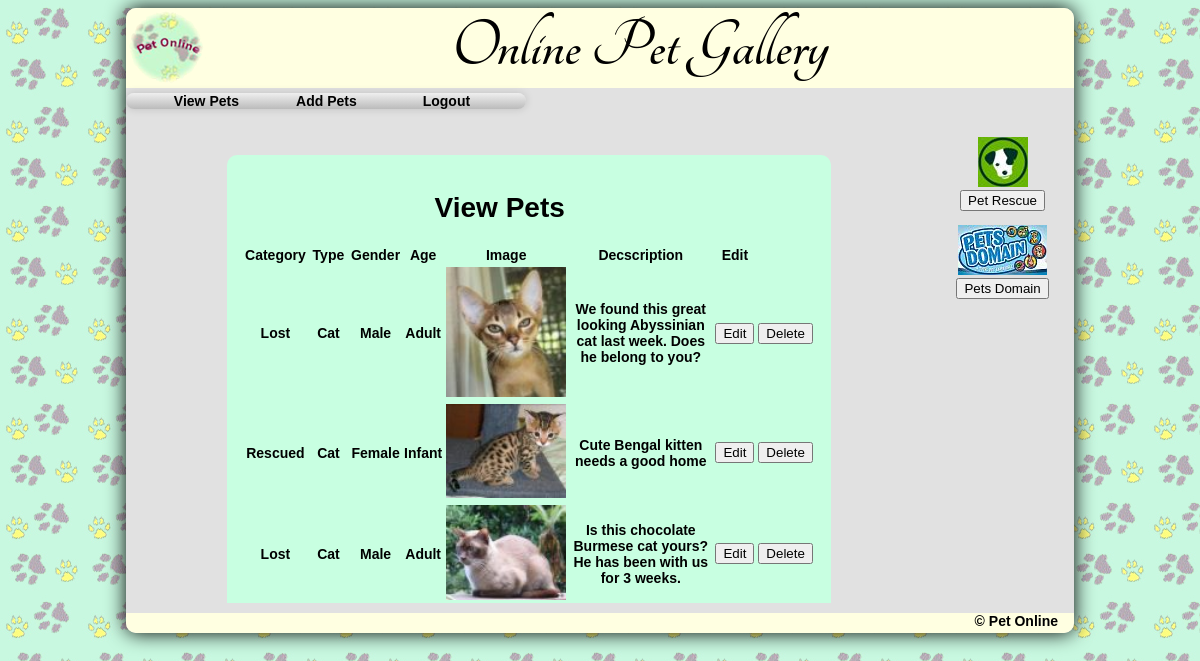
The page /searchstuff/OPG/viewpets.php (signed in) on the database its author committed.
### tables this page shows
CREATE TABLE `pets` (
  `PetID` int(11) NOT NULL,
  `Category` varchar(10) NOT NULL,
  `PetType` varchar(10) NOT NULL,
  `Gender` varchar(10) NOT NULL,
  `AgeGroup` varchar(10) NOT NULL,
  `ImageName` varchar(100) NOT NULL,
  `Description` text NOT NULL
);

### searchstuff/OPG/sqlscripts/db.php (called while the page is built, shortened)
<?php
class opgDBscripts extends mysqli {
	private static $instance = null;
	public static function getInstance() {
	if (!self::$instance instanceof self) {
		self::$instance = new self;
		}
		return self::$instance;
	}
	public function viewPet() {
		return $this->query("SELECT * FROM pets");
	}
}
?>

### searchstuff/OPG/viewpets.php (the view, shortened to what this page needs)
<?php
    require_once("sqlscripts/db.php");
    if (array_key_exists("user", $_SESSION)) {
            $result = opgDBscripts::getInstance()->viewPet();
    }
    else {
        header('Location: index.php');
        exit;
    }
?>
<!doctype html>
<html>
<head>
	<link href="css/opg.css" type="text/css" rel="stylesheet" />
</head>
<body>
<div id="main">
	<div id="header">
        <img id="logo" src="images/PetOnlineLogo.png" alt="Pet Online logo" />
        <span>Online Pet Gallery</span>
    </div>
    <nav>
    	<ul>
        	<li><a href="viewpets.php" title="View Pets">View Pets</a></li>
        	<li><a href="addpets.php" title="Add Pets">Add Pets</a></li>
        	<li><a href="logout.php" title="Pet Finder">Logout</a></li>
    	</ul>
    </nav>
    <div id="content">
        <div id="leftside"><br><br>
        	<table align="center" width="75%">
            <tr>
            	<td align="center" colspan="7"><h1>View Pets</h1></td>
            </tr>
            <tr><th>Category</th><th>Type</th><th>Gender</th><th>Age</th>
                <th>Image</th><th>Decscription</th><th>Edit</th></tr>
            <?php while ($row = $result->fetch_row()) { ?>
                <tr>
                	<td><?php echo $row[1]; ?></td>
                    <td><?php echo $row[2]; ?></td>
                    <td><?php echo $row[3]; ?></td>
                    <td><?php echo $row[4]; ?></td>
                    <td><img id="petimage" src="pets/<?php echo $row[5]; ?>" alt="Pet Image" width="120" /></td>
                    <td><?php echo $row[6]; ?></td>
                    <td><form action="editpet.php" method="POST">
                    <input name="Edit" type="submit" value="Edit" />
                    </form></td>
                    <td><form action="delpet.php" method="POST">
                    <input name="Delete" type="submit" value="Delete" onclick="return confirm('Press OK to continue with DELETE!')"/>
                    </form></td>
                </tr>
            <?php  }  ?>
        </table>
        </div>
        <div id="rightside">
        	<p><form target="_blank" action="https://www.petrescue.com.au/">
                <img src="images/petrescue.jpg" alt="Pet Rescue" /><br>
                <input type="submit" value="Pet Rescue">
            </form></p>
            <p><form target="_blank" action="http://www.petsdomain.com.au/">
                <img src="images/PetsDomain.jpg" alt="Pets Domain" /><br>
                <input type="submit" value="Pets Domain">
            </form></p>
        </div>
    </div>
	<div id="footer">&copy; Pet Online &nbsp;&nbsp;&nbsp;</a>
    </div>
</div>
</body>
</html>

### searchstuff/OPG/css/opg.css (style rules this page uses)
body { background-image:url(../images/pawpads.jpg); height:100%; }
#main { position:relative; margin-left:auto; margin-right:auto; width:80%; min-height:625px; background-color:#E1E1E1; -moz-box-shadow: 0 0 20x black; -webkit-box-shadow: 0 0 20px black; box-shadow: 0 0 20px black; border-radius: 10px; -moz-border-radius: 10px; -webkit-border-radius: 10px; }
#header { position:absolute; top:0px; left:0px; width:100%; height: 80px; font: 70px/78px 'TangerineBold', Arial, sans-serif; background-color:#FFFFE1; text-align:center; border-radius:10px 10px 0px 0px; -moz-border-radius:10px 10px 0px 0px; -webkit-border-radius:10px 10px 0px 0px; }
#logo { float:left; }
nav { position:absolute; top:85px; left:0px; width:100%; height:20px; font-size:14px; font-weight:bolder; font-family:verdana, sans-serif; z-index:10; }
nav ul { position: relative; display: inline-table; list-style:none; margin:0; padding: 0 20px; border-radius: 10px; background: linear-gradient(top, #efefef 0%, #bbbbbb 100%); background: -moz-linear-gradient(top, #efefef 0%, #bbbbbb 100%); background: -webkit-linear-gradient(top, #efefef 0%,#bbbbbb 100%); box-shadow: 0px 0px 9px rgba(0,0,0,0.15); }
nav li { float:left; }
nav a { display:block; width:120px; text-align:center; }
nav a, nav a:visited { color:black; text-decoration:none; }
nav ul:after { content:""; clear:both; display:block; }
nav ul li { float: left; }
nav ul li a { display: block; text-decoration: none; }
#content { position:absolute; top:115px; left:0px; width:100%; min-height:500px; }
#leftside { position: absolute; top: 0px; left: 0px; width: 85%; height: 480px; overflow: auto; font-size: 14px; font-weight: bolder; font-family: verdana, sans-serif; text-align: center; border-radius: 10px; -moz-border-radius: 10px; -webkit-border-radius: 10px; }
#rightside { position:absolute; top:0px; right:0px; width:15%; height:480px; overflow:auto; font-size:14px; font-weight:bolder; font-family:verdana, sans-serif; text-align:center; border-radius:10px; -moz-border-radius:10px; -webkit-border-radius:10px; }
p { text-align:left; padding-left:3%; padding-right:3%; }
table { background-color:#C8FFE1; padding:15px; border-radius:10px; -moz-border-radius:10px; -webkit-border-radius:10px; }
#footer { position:absolute; bottom:0px; left:0px; width:100%; height:20px; text-align:right; font-size:14px; font-weight:bolder; font-family:verdana, sans-serif; background-color:#FFFFE1; border-radius:0px 0px 10px 10px; -moz-border-radius:0px 0px 10px 10px; -webkit-border-radius:0px 0px 10px 10px; }

### rows shown on the page
pets: Category "Lost", PetType "Cat", Gender "Male", AgeGroup "Adult", ImageName (picture), Description "We found this great looking Abyssinian cat last week. Does he belong to you?"
pets: Category "Rescued", PetType "Cat", Gender "Female", AgeGroup "Infant", ImageName (picture), Description "Cute Bengal kitten needs a good home"
pets: Category "Lost", PetType "Cat", Gender "Male", AgeGroup "Adult", ImageName (picture), Description "Is this chocolate Burmese cat yours? He has been with us for 3 weeks."
